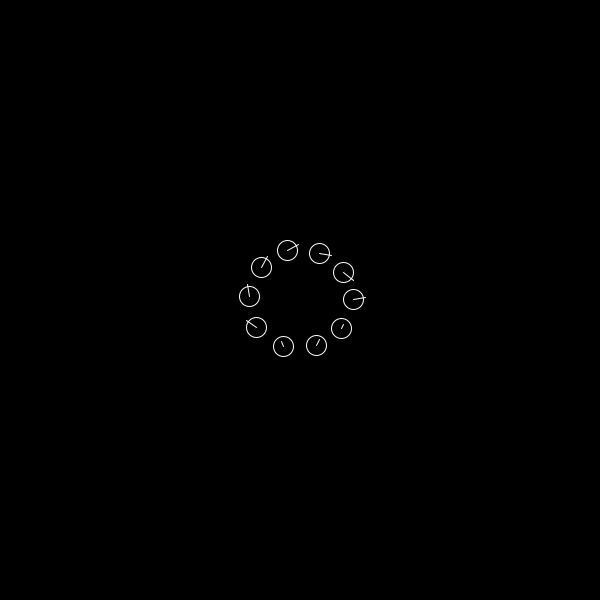
Frame 1 (no input)
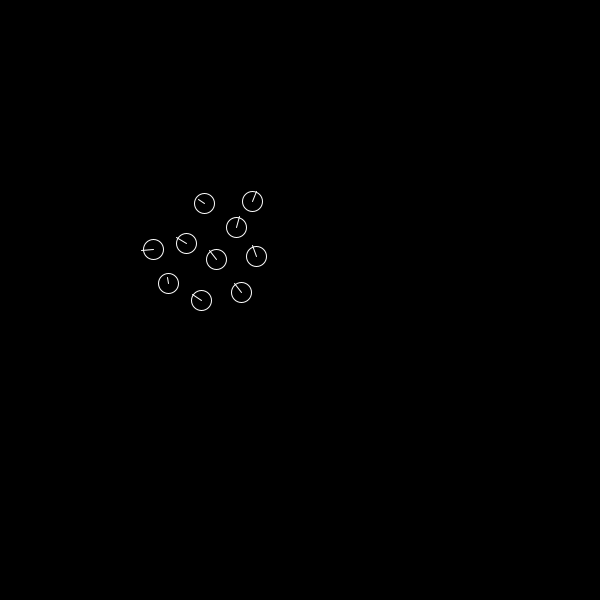
Frame 60 (the mouse pressed at the canvas centre just before this capture)
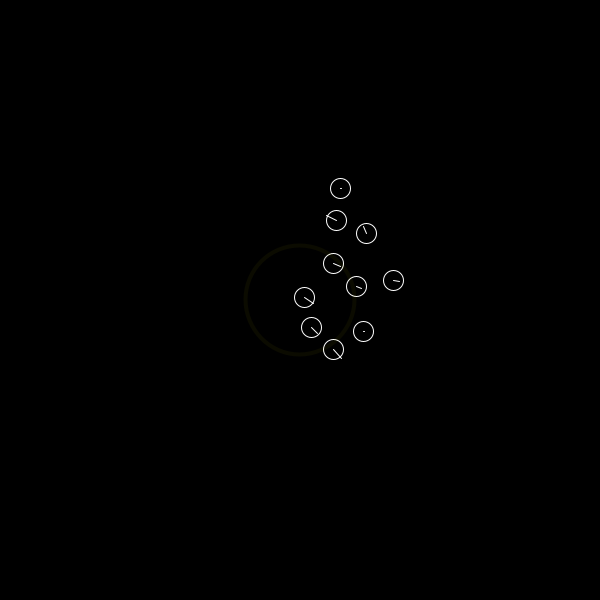
Frame 120 (the mouse held since frame 60 and released just before this capture)

The Processing sketch that drew these frames (run headless with seeded random() and noise(); from frame 60 on, the mouse is pressed at the canvas centre):

// Processing sketch: processing_184137
// ── processing_184137.pde


float SPEED = 4; // 遘ｻ蜍暮㍼
int R = 10; //蜊雁ｾ
int NUMBER = 10;  // 繝懊�繝ｫ縺ｮ蛟区焚
Ball[] balls = new Ball[NUMBER];

float r1 = 1;
float r2 = 0.8;
float r3 = 0.1;

int CENTER_PULL_FACTOR = 300;
int  DIST_THRESHOLD = 30;

int SIZE = 20;
Ripple ripple = new Ripple();

void setup() {
  size(600, 600);
  frameRate(20);
  noFill();
  stroke(255, 255, 255);
  
  float angle = TWO_PI / NUMBER;
  for (int i = 1; i <= NUMBER; i++) {
    float addx = cos(angle * i);
    float addy = sin(angle * i);
    balls[i-1] = new Ball(
    width / 2 + addx * 50, height / 2 + addy * 50, 
    random(- SPEED, SPEED) * addx, random(- SPEED, SPEED) * addy, i - 1, balls);
  }
  
  DIST_THRESHOLD = R*3;
}

void draw() {
  background(0);
  stroke(255);
  strokeWeight(1);
  for (int i = 0; i < NUMBER; i++) {
    balls[i].clearVector();
  }
  for (int i = 0; i < NUMBER; i++) {
    Ball ball = (Ball) balls[i];
    ball.check();
    ball.move();
    ball.draw();
  }
  if(ripple.getFlag()) {
     ripple.move();
     ripple.rippleDraw();
  }
}

class Ball
{
  float x, y;   //繝懊�繝ｫ縺ｮ迴ｾ蝨ｨ菴咲ｽｮ�井ｸｭ蠢�ｼ
  float vx, vy; //繝懊�繝ｫ縺ｮ遘ｻ蜍暮㍼
  PVector v1 = new PVector();  //遘ｻ蜍暮㍼�夂ｾ､繧後�荳ｭ蠢�↓蜷代°縺
  PVector v2 = new PVector();  //遘ｻ蜍暮㍼�壻ｻｲ髢薙ｒ驕ｿ縺代ｋ
  PVector v3 = new PVector();  //遘ｻ蜍暮㍼�夂ｾ､繧後�蟷ｳ蝮�溷ｺｦ縺ｫ蜷医ｏ縺帙ｋ

  int id; //繝懊�繝ｫ縺ｮ隴伜挨逡ｪ蜿ｷ
  Ball[] others;

  //繧ｳ繝ｳ繧ｹ繝医Λ繧ｯ繧ｿ
  Ball(
  float _x, float _y, float _vx, float _vy, int _id, Ball[] _others) {
    x = _x;
    y = _y;
    vx = _vx;
    vy = _vy;
    id = _id;
    others = _others;
  }

  void move() {
    vx += r1 * v1.x + r2 * v2.x + r3 * v3.x;
    vy += r1 * v1.y + r2 * v2.y + r3 * v3.y;

    //霑ｽ蜉縺吶ｋ�夂ｧｻ蜍暮㍼縺碁剞蠎ｦ繧定ｶ�∴縺ｦ縺ｪ縺�°
    float vVector = sqrt(vx * vx + vy * vy);
    if (vVector > SPEED) {
       vx = (vx / vVector) * SPEED;
       vy = (vy / vVector) * SPEED;
    }

    x += vx;
    y += vy;

    if (x - R <= 0) {
      x = R;
      vx *= -1;
    }
    if (x + R >= width) {
      x = width - R;
      vx *= -1;
    }

    if (y - R <= 0) {
      y = R;
      vy *= -1;
    }
    if (y + R >= height) {
      y = height - R;
      vy *= -1;
    }
  }

  void draw() {
    ellipse(x, y, R * 2, R * 2);
    line(x, y, x + vx * 3 , y + vy * 3);
  }

  //遘ｻ蜍戊ｷ晞屬繧ｪ繝悶ず繧ｧ繧ｯ繝医ｒ蛻晄悄蛹
  void clearVector() {
    v1.x = 0;
    v1.y = 0;
    v2.x = 0;
    v2.y = 0;
    v3.x = 0;
    v3.y = 0;
  }

  //陦晉ｪ∝愛螳
  void check() {
    rule1();
    rule2();
    rule3();
  }//end


  // 險育ｮ暦ｼ夂ｾ､繧後�荳ｭ蠢�↓蜷代°縺�㍼
  void rule1() {
    if(!ripple.getFlag()){
      for (int i = 0; i < NUMBER; i++) {
        Ball otherBall = (Ball) others[i];
        if (this != otherBall)   {
          v1.x += otherBall.x;
          v1.y += otherBall.y;
        } // end if
      } // end for
   
      v1.x /= (NUMBER - 1);
      v1.y /= (NUMBER - 1);
     
      v1.x = (v1.x - x) / CENTER_PULL_FACTOR;
      v1.y = (v1.y - y) / CENTER_PULL_FACTOR;
    }else {
      v1.x = (ripple.x - x) / CENTER_PULL_FACTOR;
      v1.y = (ripple.y - y) / CENTER_PULL_FACTOR;
    }
  }//end rule1


  // 險育ｮ暦ｼ壻ｻｲ髢薙ｒ驕ｿ縺代ｋ驥
  void rule2() {
    for (int i = 0; i < NUMBER; i++) {
      Ball otherBall = (Ball) others[i];
      if (this != otherBall) {
        if (dist(x, y, otherBall.x, otherBall.y) < DIST_THRESHOLD) {
          v2.x -= otherBall.x - x;
          v2.y -= otherBall.y - y;
  } // end if
      } // end if
    }
  }// end rule2

  // 險育ｮ暦ｼ夂ｾ､繧後�蟷ｳ蝮�溷ｺｦ縺ｫ蜷医ｏ縺帙ｋ驥
  void rule3() {
     for (int i = 0; i < NUMBER; i++) {
       Ball otherBall = (Ball) others[i];
  if (this != otherBall) {
    v3.x += otherBall.vx;
    v3.y += otherBall.vy;
  } // end if
    } // end for
     
    v3.x /= (NUMBER - 1);
    v3.y /= (NUMBER - 1);
     
    v3.x = (v3.x - vx)/2;
    v3.y = (v3.y - vy)/2;
  }// end rule3
}

void mousePressed(){
 ripple = new Ripple(mouseX,mouseY,10,int(random(10,80))); 
}
float FRICTION = 0.92;  //0.885
 
public class Ripple{
  int x,y;
  float dia;
  float speed;
  int colorH;
  boolean flag;
  int count=0;
  
  Ripple() {
    init(0,0,0,0);
    flag = false;
  }
  Ripple(int x, int y, float speed, int colorH){
    init(x,y,speed,colorH);
    count = 0;
  }
 
  public Ripple(Ripple src) {
    this.x = src.x;
    this.y = src.y;
    this.speed = src.speed;
    this.colorH = src.colorH;
    this.dia = src.dia;
    this.flag = src.flag;
  }
 
  public void init(int _x, int _y, float _speed, int _colorH) {
    x = _x;
    y = _y;
    speed = _speed;
    colorH = _colorH;
    dia = 0.0;
    flag = true;
  }
 
  public void rippleDraw() {
    noFill();
  
    if(speed > 1.0) {
      stroke(244, 245, 0, 100*(speed-1)/3);
      strokeWeight(4);
      ellipse(x,y,dia,dia);
    }
    if(speed > 1.5) {
      stroke(244, 245, 0, 100*(speed-1.5)/3);
      strokeWeight(2);
      ellipse(x,y,dia*0.7,dia*0.7);
    }
    if(speed > 2.0) {
      stroke(244, 245, 0, 100*(speed-2)/3);
      strokeWeight(1);
      ellipse(x,y,dia*0.6,dia*0.6);
    }
  }
 
  public void move() {
    dia += speed;
    speed *= FRICTION;
    if(speed < 0.5) {
      init(x,y,10,int(random(10,80)));
      count++;
      if(count > 3){
        flag = false;
      }
    }
  }
  public boolean getFlag() {
    return flag;
  }
}
